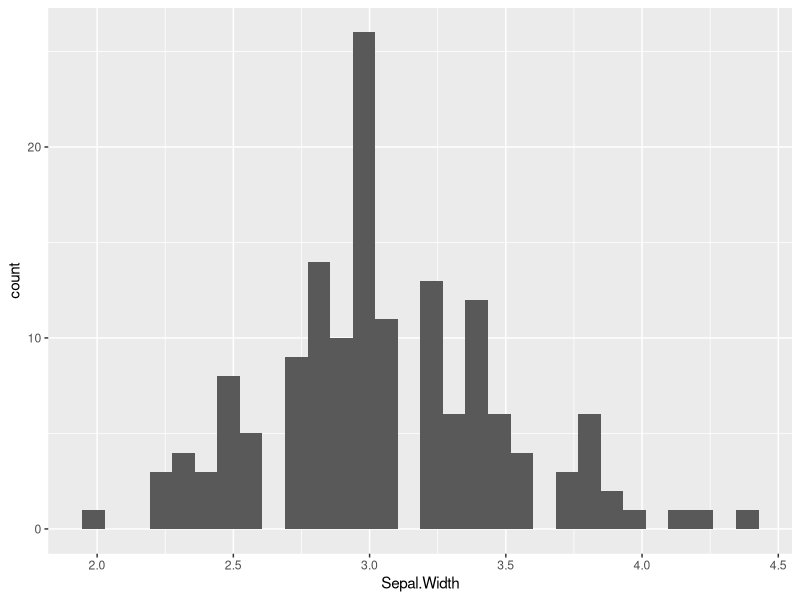
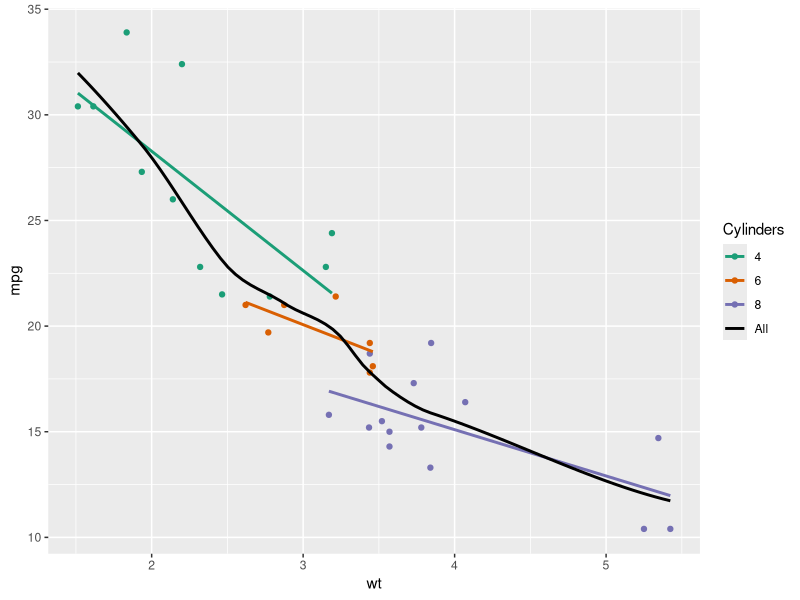
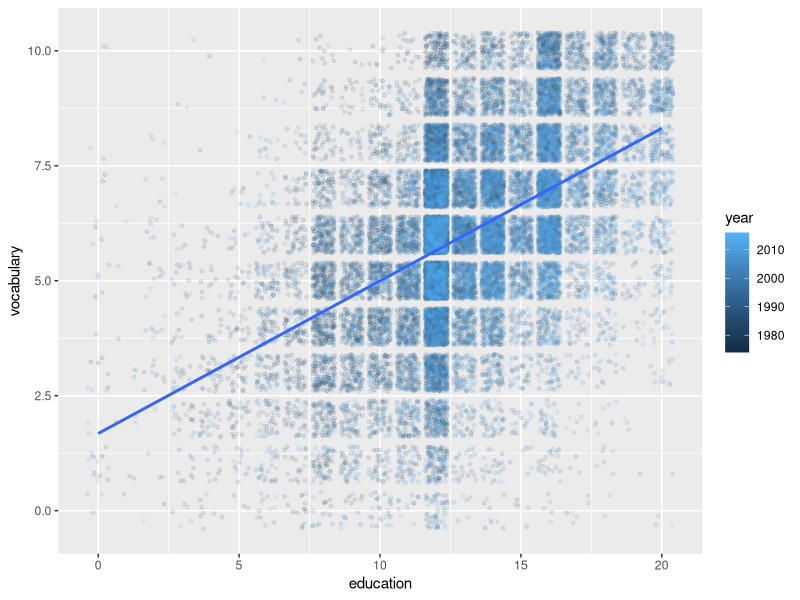
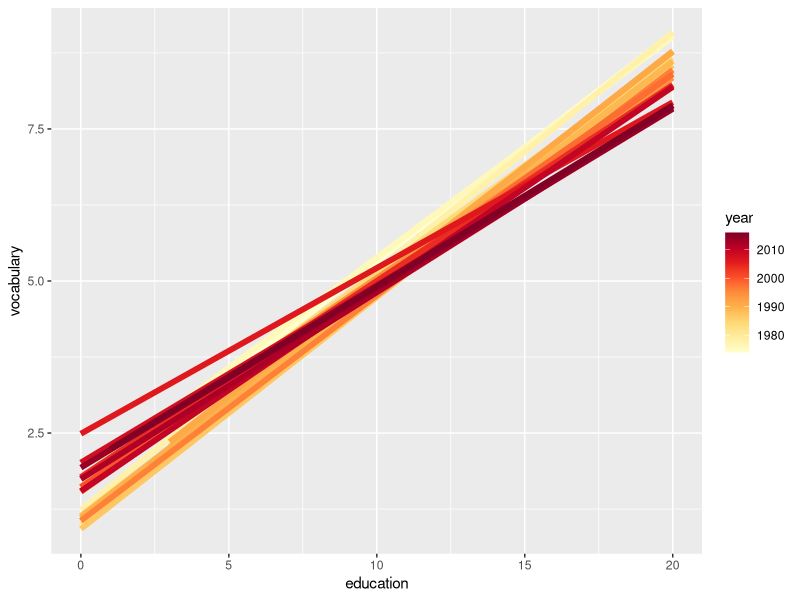
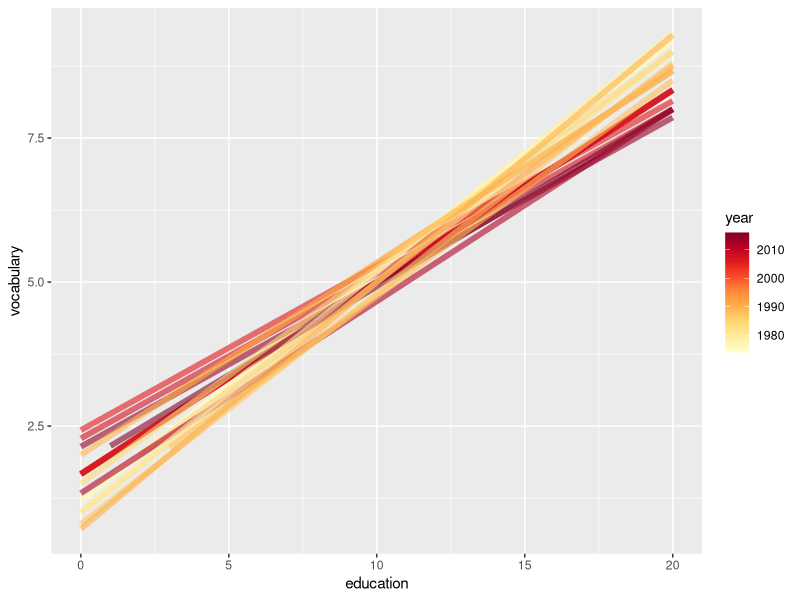
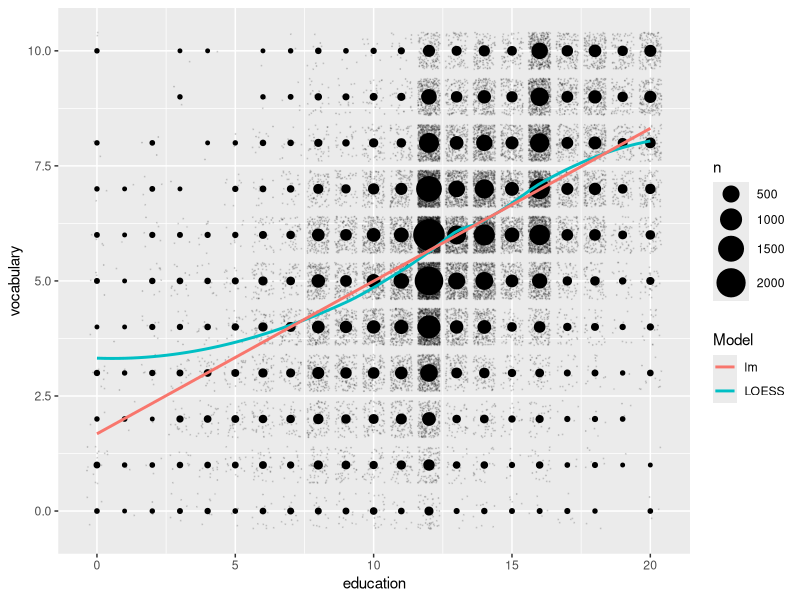
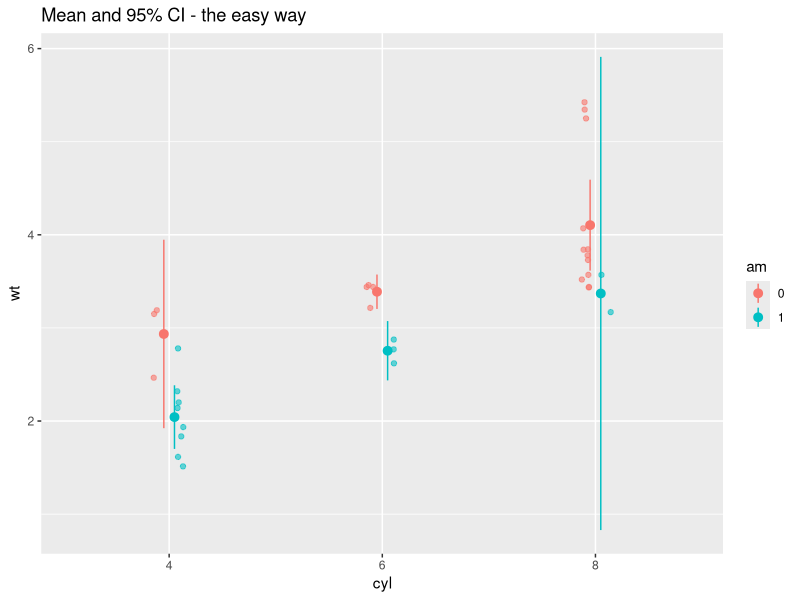
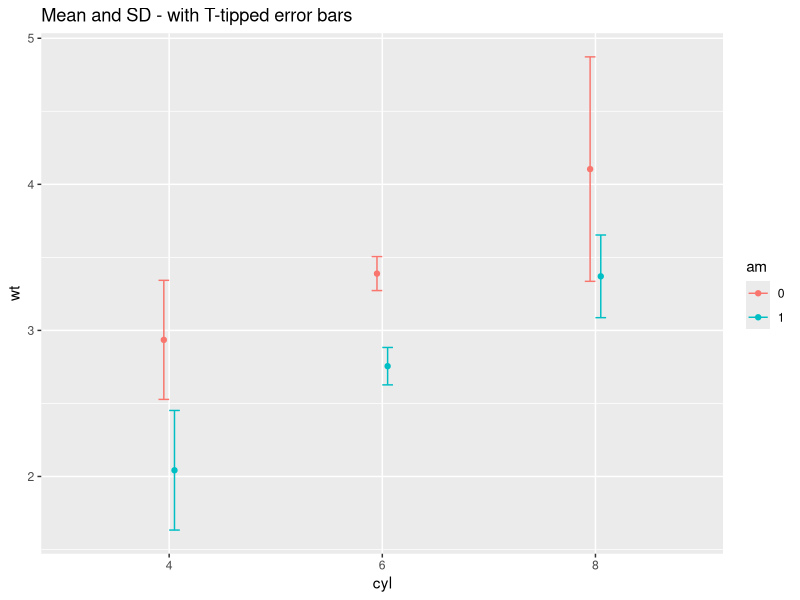

These figures' R source, in order:
## ---- chunk 1
library(ggplot2)
## ---- chunk 2
plot <- ggplot(iris, aes(x = Sepal.Width))
plot + stat_bin()
## ---- chunk 3
# Customize color
library(RColorBrewer)
myColors <- c(brewer.pal(3, "Dark2"), "black")

ggplot(mtcars, aes(x = wt, y = mpg, col = factor(cyl))) +
  geom_point() +
  stat_smooth(method = "lm", se = FALSE) +
  stat_smooth(method = "loess", 
              aes(group = 1, col="All"), 
              se = FALSE, span = 0.7) +
  # Add correct arguments to scale_color_manual
  scale_color_manual('Cylinders', values = myColors)
## ---- chunk 4
library(car)
ggplot(Vocab, aes(x = education, y = vocabulary, col = year)) +
  geom_jitter(alpha = 0.1, size = 1) +
  stat_smooth(method = 'lm', se = F)
## ---- chunk 5
# Specify the invisible group aesthetic so that our linear models are still calculated appropriately.
ggplot(Vocab, aes(x = education, y = vocabulary, col = year, group = factor(year))) +
  stat_smooth(method = "lm", se = FALSE, alpha = 0.6, size = 2) +
  scale_color_gradientn(colors = brewer.pal(9, "YlOrRd"))
## ---- chunk 6
ggplot(Vocab, aes(x = education, y = vocabulary, col = year, group = factor(year))) +
  # Set the quantiles argument to 0.5 so that only the median is shown.
  stat_quantile(alpha = 0.6, size = 2, quantiles = 0.5) +
  scale_color_gradientn(colors = brewer.pal(9,"YlOrRd"))
## ---- chunk 7
ggplot(Vocab, aes(x = education, y = vocabulary)) +
  geom_jitter(size = 0.1, alpha = 0.1) +
  stat_sum() + # sum statistic
  scale_size(range = c(1, 10)) +  # set size scale
  stat_smooth(method = "loess", aes(col = "LOESS"), se = F) +
  stat_smooth(method = "lm", aes(col = "lm"), se = F) +
  scale_color_discrete("Model")
## ---- chunk 8
# Require 'Hsimc' package here.
library(Hmisc)
# Convert cyl and am to factors
mtcars$cyl <- as.factor(mtcars$cyl)
mtcars$am <- as.factor(mtcars$am)

# Define positions
posn.d <- position_dodge(width = 0.1)
posn.jd <- position_jitterdodge(jitter.width = 0.1, dodge.width = 0.2)
posn.j <- position_jitter(width = 0.2)

# Base layers
wt.cyl.am <- ggplot(mtcars, aes(x = cyl, y = wt, col = am, fill = am, group = am))
## ---- chunk 9
# Mean and 95% CI - the easy way
wt.cyl.am +
  geom_point(position = posn.jd, alpha = 0.6) +
  # 95% CI: 'fun.data = mean_cl_normal'
  # Default geom = 'pointrange'
  stat_summary(fun.data = mean_cl_normal, position = posn.d) +
  ggtitle('Mean and 95% CI - the easy way')

# Mean and SD - with T-tipped error bars
wt.cyl.am + 
  # Mean: 'fun.y = mean' -> Uses the y aesthetic
  stat_summary(geom = 'point', fun.y = mean,
               position = posn.d) +
  # sd: 'fun.data = mean_sdl, fun.args = list(mult = 1)'
  stat_summary(geom = 'errorbar', fun.data = mean_sdl,
               position = posn.d, fun.args = list(mult = 1), width = 0.1) +
  ggtitle('Mean and SD - with T-tipped error bars')
## ---- chunk 10
# Function to save range for use in ggplot
gg_range <- function(x) {
  data.frame(ymin = min(x), # Min
             ymax = max(x)) # Max
}

# Function to get quantiles
med_IQR <- function(x) {
  data.frame(y = median(x), # Median
             ymin = quantile(x)[2], # 1st quartile
             ymax = quantile(x)[4])  # 3rd quartile
}
## ---- chunk 11
# Five-number summary(the minimum, 1st quartile, median, 3rd quartile, and the maximum) plot
wt.cyl.am +
  # 1st quartile, 3rd quartile
  stat_summary(geom = 'linerange', fun.data = med_IQR,
               position = posn.d, size = 3) +
  # minimum, maximum
  stat_summary(geom = 'linerange', fun.data = gg_range,
               position = posn.d, size = 3,
               alpha = 0.4) +
  # median
  stat_summary(geom = 'point', fun.y = median,
               position = posn.d, size = 3,
               col = 'black', shape = 'X') +
  ggtitle('Five-number Summary Plot')
## ---- chunk 12
plot2 <- ggplot(mtcars, aes(x = wt, y = hp, col = am)) + geom_point() + geom_smooth()
# Original plot
plot2
## ---- chunk 13
# Zoom in using scale function.
plot2 +
    scale_x_continuous(limits = c(3, 6), expand = c(0, 0))
## ---- chunk 14
# Zoom in using coord function.
plot2 + 
  coord_cartesian(xlim = c(3, 6))
## ---- chunk 15
base.plot <- ggplot(iris, aes(x = Sepal.Length, y = Sepal.Width, col = Species)) +
               geom_jitter() +
               geom_smooth(method = "lm", se = FALSE)

# Plot base.plot: default aspect ratio
base.plot

# Fix aspect ratio (1:1) of base.plot
base.plot +
  coord_equal()
## ---- chunk 16
# Create an ordinary bar chart and convert it into pie chart.
wide.bar <- ggplot(mtcars, aes(x = 1, fill = cyl)) +
              geom_bar()
wide.bar +
  coord_polar(theta = 'y')

# Set limits on x_scale and convert it into a 'ring' type pie chart.
thin.bar <- ggplot(mtcars, aes(x = 1, fill = cyl)) +
              geom_bar(width = 0.1) +
              scale_x_continuous(limits = c(0.5, 1.5))
thin.bar + 
  coord_polar(theta = 'y')
## ---- chunk 17
# Create cyl_am
mtcars$cyl_am <- paste(mtcars$cyl, mtcars$am, sep = "_")
# Customize color
myCol <- rbind(brewer.pal(9, "Blues")[c(3,6,8)],
               brewer.pal(9, "Reds")[c(3,6,8)])
# Plot with multi variables.
ggplot(mtcars, aes(x = wt, y = mpg, col = cyl_am)) +
  geom_point() +
  scale_color_manual(values = myCol) +
  facet_grid(gear ~ vs)
## ---- chunk 18
library(tidyr)
library(dplyr)
# Take a look at msleep
head(msleep, 3)
# Tidy data for plot
colnames(msleep)[6:7] <- c('total', 'rem')
mamsleep <- msleep %>%
              gather(sleep, time, total:rem) %>%
              select(vore, name, sleep, time)
# After tidy up
head(mamsleep, 3)

plot3 <- ggplot(mamsleep, aes(x = time, y = name, col = sleep)) + geom_point()
# Before dropping levels
plot3 + facet_grid(vore ~ .)
# After dropping levels(free up rows)
plot3 + facet_grid(vore ~ ., scale= 'free_y', space = 'free_y')
